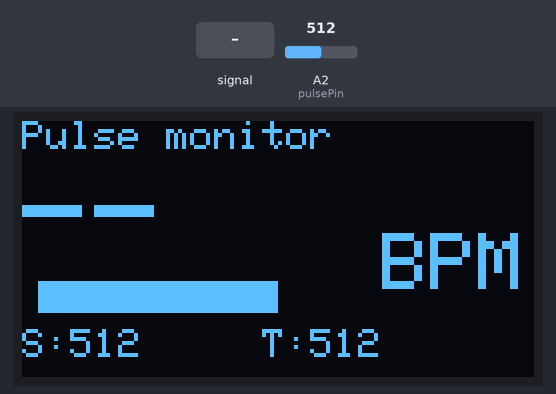
A sketch run on a simulated Arduino Uno, built with avr-gcc and run on an emulated ATmega328P. Parts: 128×64 one-colour display. The test bench sets the inputs (shaded band); at power-on: A2 (pulsePin) = 512. What the sketch prints to the serial monitor is not drawn.

Above: at 2.2 s.
2.3 s: A2 (pulsePin) fed a 200 Hz sine of ±81 counts around its level
At 2.86 s:
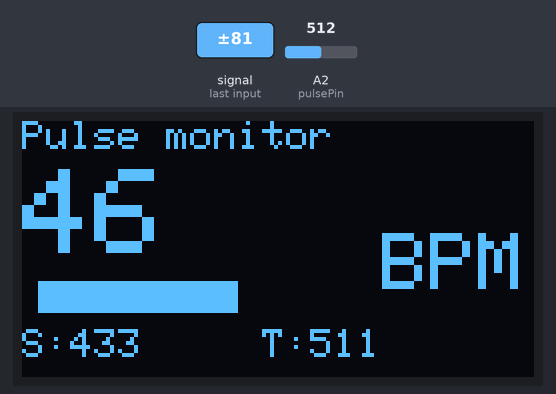
4.5 s: A2 (pulsePin) set to 560
At 4.9 s:
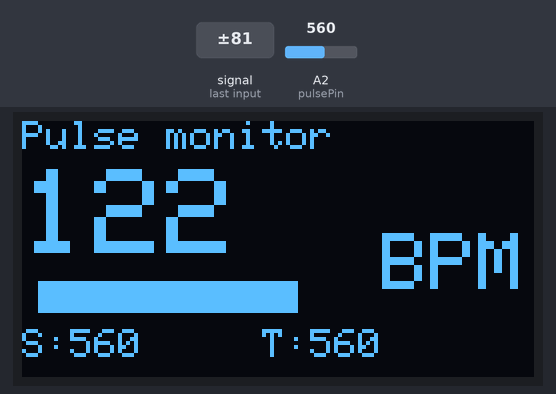
6.0 s: A2 (pulsePin) fed a 200 Hz sine of ±255 counts around its level
At 6.42 s:
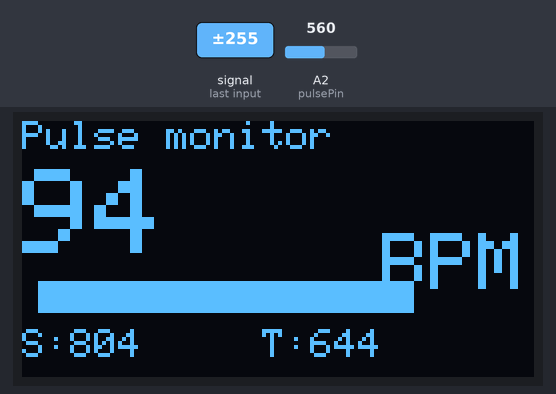
7.5 s: A2 (pulsePin) set to 1023
At 8.5 s:
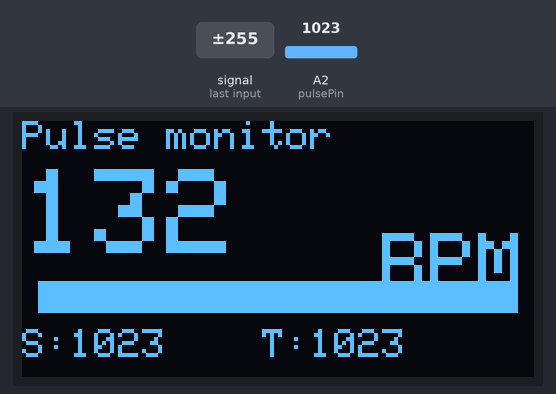
9.3 s: A2 (pulsePin) set to 900
At 9.9 s:
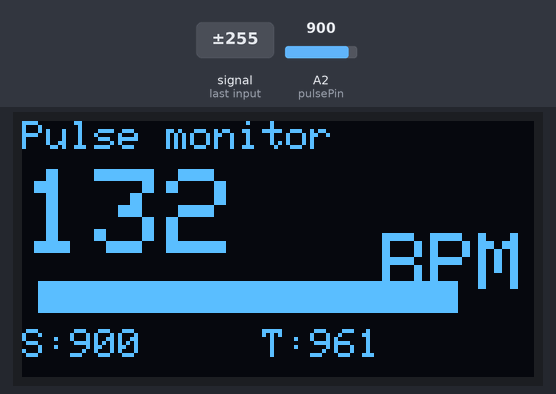
Timing chart, 0 to 11.8 s (numbered marks = the images above; inputs shaded):
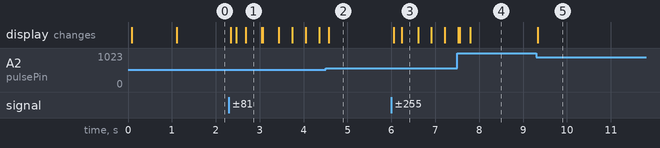

The sketch:

heartbeat_module.ino.ino
```cpp
#include <Wire.h>
#include <Adafruit_GFX.h>
#include <Adafruit_SSD1306.h>

#define SCREEN_WIDTH 128
#define SCREEN_HEIGHT 64

Adafruit_SSD1306 display(SCREEN_WIDTH, SCREEN_HEIGHT, &Wire, -1);

// Pulse sensor pin
const int pulsePin = A2;

// Peak detection / timing
unsigned long lastBeatTime = 0;
bool pulseDetected = false;
unsigned long ibi = 600; // inter-beat interval (ms) - initial guess (100 BPM)
int rates[10];           // last 10 IBI values for averaging
byte rateIndex = 0;
bool ratesFilled = false;
int BPM = 0;

// Adaptive thresholding
int signalMax = 512;
int signalMin = 512;
int threshold = 550;

// timing for readings
unsigned long lastSampleTime = 0;
const unsigned long sampleInterval = 5; // ms between analog reads

// reset adaptation if long gap
unsigned long lastSignalUpdate = 0;

void setup() {
  Serial.begin(9600);
  Wire.begin();
  if (!display.begin(SSD1306_SWITCHCAPVCC, 0x3C)) {
    Serial.println(F("SSD1306 allocation failed"));
    for (;;);
  }
  display.clearDisplay();

  display.setTextSize(3);
  display.setTextColor(SSD1306_WHITE);
  display.setCursor(30, 0);
  display.print("BMP");
  display.setTextSize(3);
  display.display();
  display.setTextSize(3);
  display.setTextColor(SSD1306_WHITE);
 display.setCursor(0, 30);
  display.print("MONITOR");
  display.display();
  delay(1000);

  // initialize rates
  for (int i = 0; i < 10; i++) rates[i] = 600;
  lastBeatTime = millis();
  lastSignalUpdate = millis();
}

void loop() {
  unsigned long now = millis();

  // sample at roughly sampleInterval ms
  if (now - lastSampleTime >= sampleInterval) {
    lastSampleTime = now;
    int signal = analogRead(pulsePin); // 0..1023
    // update max/min for adaptive threshold
    if (signal > signalMax) {
      signalMax = signal;
      lastSignalUpdate = now;
    }
    if (signal < signalMin) {
      signalMin = signal;
      lastSignalUpdate = now;
    }

    // recompute threshold from observed min/max
    // but avoid too-frequent changes; do it continuously here for simplicity
    threshold = signalMin + (signalMax - signalMin) / 2;

    // simple peak detection: detect rising edge above threshold with refractory period
    // refractory window to avoid double-counting (>= 250 ms)
    if (signal > threshold && !pulseDetected && (now - lastBeatTime) > 250) {
      pulseDetected = true;
      // compute IBI
      unsigned long thisBeat = now;
      ibi = thisBeat - lastBeatTime;
      lastBeatTime = thisBeat;

      if (ibi > 250 && ibi < 2000) { // plausible range 30..240 BPM
        rates[rateIndex] = ibi;
        rateIndex++;
        if (rateIndex >= 10) {
          rateIndex = 0;
          ratesFilled = true;
        }
        // compute average IBI
        int count = ratesFilled ? 10 : rateIndex;
        long sum = 0;
        for (int i = 0; i < count; i++) sum += rates[i];
        if (count > 0) {
          long avgIbi = sum / count;
          if (avgIbi > 0) BPM = (int)(60000L / avgIbi);
        }
      }
      Serial.print("Beat! IBI(ms): ");
      Serial.print(ibi);
      Serial.print("  BPM: ");
      Serial.println(BPM);

      // after a beat, reset observed peak/min to allow adaptation for next beat
      // (helps with baseline drift)
      signalMax = signal;
      signalMin = signal;
      lastSignalUpdate = now;
    }

    // when signal falls below threshold, allow next detection
    if (signal < threshold) {
      pulseDetected = false;
    }

    // if no significant signal changes for a while, nudge min/max to current signal to adapt
    if (now - lastSignalUpdate > 2000) {
      // decay toward center so threshold adapts slowly
      signalMax = signalMax - 1;
      signalMin = signalMin + 1;
      lastSignalUpdate = now;
    }

    // Display update every loop sample (lightweight)
    drawDisplay(BPM, signal, threshold);
  }

  // nothing else in loop
}

void drawDisplay(int bpmValue, int rawSignal, int th) {
  display.clearDisplay();

  // Title
  display.setTextSize(1);
  display.setCursor(0, 0);
  display.print("Pulse monitor");

  // Big BPM
  display.setTextSize(3);
  display.setCursor(0, 12);
  if (bpmValue > 0) {
    display.print(bpmValue);
  } else {
    display.print("--");
  }
  display.print(" ");

  display.setTextSize(2);
  display.setCursor(90, 28);
  display.print("BPM");

  // small raw-signal bar for quick debug
  display.setTextSize(1);
  display.setCursor(0, 52);
  display.print("S:");
  display.print(rawSignal);
  display.setCursor(60, 52);
  display.print("T:");
  display.print(th);

  // draw bar representation
  int barWidth = map(constrain(rawSignal, 0, 1023), 0, 1023, 0, 120);
  display.fillRect(4, 40, barWidth, 8, SSD1306_WHITE);

  display.display();
}
```

Measured:
- after the input at 2.3 s, the display: first changes at once (image 1 shows a later state)
- after the input at 6.0 s, the display: first changes after 0.06 s (image 3 shows a later state)
- after the input at 9.3 s, the display: changes at once (image 5)
